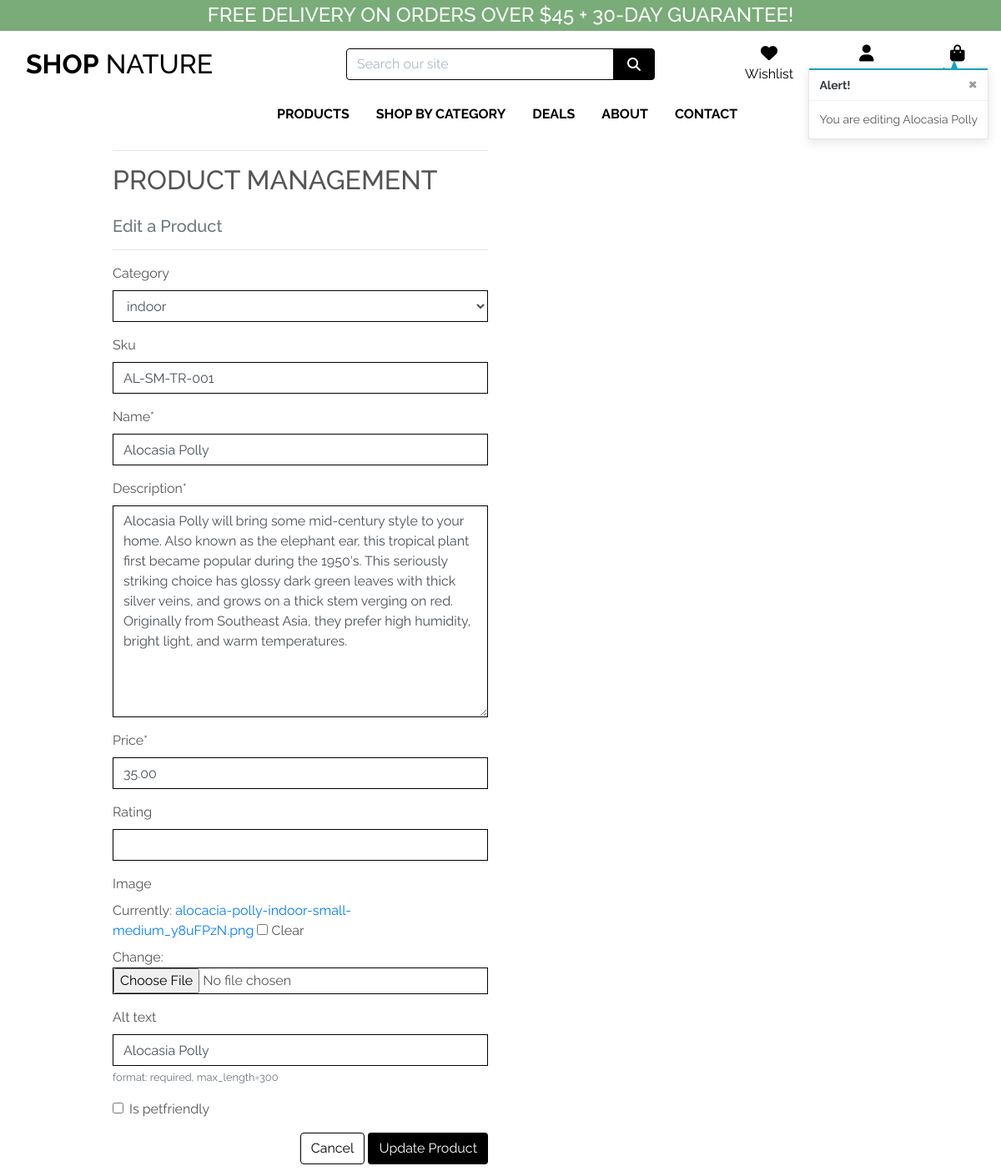
Before: /products/edit/1/ (signed in) with the older database file.
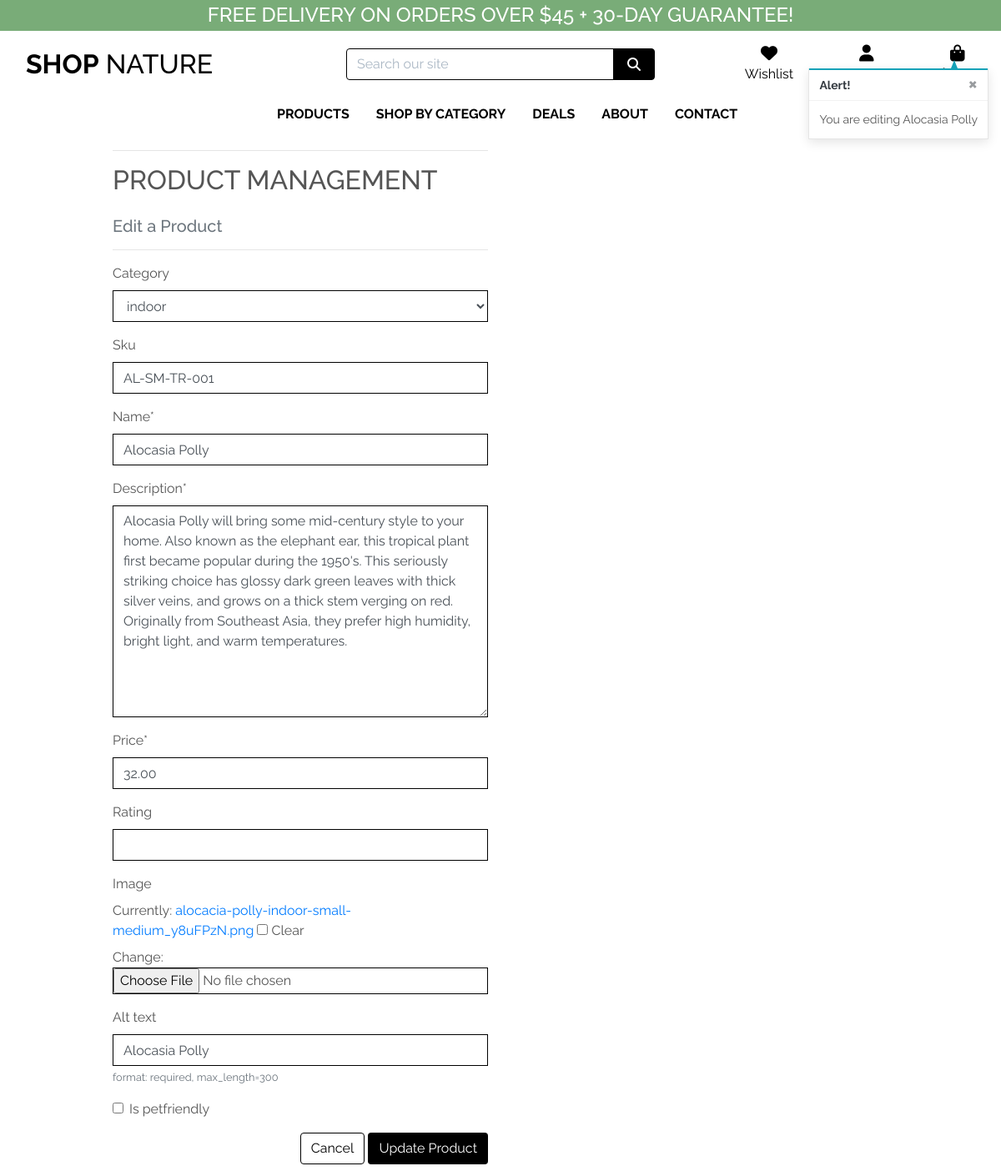
After: the same page with the newer database file.
### products/models.py (models this page shows, shortened)
class Product(models.Model):
    category = models.ForeignKey(
        'Category', null=True, blank=True, on_delete=models.CASCADE)
    sku = models.CharField(max_length=254, null=True, blank=True)
    name = models.CharField(max_length=254)
    description = models.TextField()
    price = models.DecimalField(max_digits=6, decimal_places=2)
    rating = models.DecimalField(
        max_digits=6, decimal_places=2, null=True, blank=True)
    image = models.ImageField(null=True, blank=True)
    alt = models.CharField(
        max_length=300,
        null=True,
        blank=True,
        unique=False,
        verbose_name='Alt text',
        help_text='format: required, max_length=300'
    )
    is_petfriendly = models.BooleanField()

### products/views.py (the view)
# urls.py: path('edit/<int:product_id>/', views.edit_product, name='edit_product'),
@login_required
def edit_product(request, product_id):
    if not request.user.is_superuser:
        messages.error(request, 'Sorry, only store owners can do that.')
        return redirect(reverse('home'))
    product = get_object_or_404(Product, pk=product_id)
    if request.method == 'POST':
        form = ProductForm(request.POST, request.FILES, instance=product)
        if form.is_valid():
            form.save()
            messages.success(request, 'Successfully updated product!')
            return redirect(reverse('product_detail', args=[product.id]))
        else:
            messages.error(request, 'Failed to update product. Please ensure the form is valid.')
    else:
        form = ProductForm(instance=product)
        messages.info(request, f'You are editing {product.name}')
    template = 'products/edit_product.html'
    context = {
        'form': form,
        'product': product,
    }
    return render(request, template, context)

### products/forms.py
class ProductForm(forms.ModelForm):
    class Meta:
        model = Product
        fields = '__all__'
    def __init__(self, *args, **kwargs):
        super().__init__(*args, **kwargs)
        categories = Category.objects.all()
        friendly_names = [(c.id, c.get_friendly_name()) for c in categories]
        self.fields['category'].choices = friendly_names
        for field_name, field in self.fields.items():
            field.widget.attrs['class'] = 'border-black rounded-0'

### products/models.py (called while the page is built)
    def get_friendly_name(self):
        return self.friendly_name

### products/templates/products/edit_product.html (shortened to what this page needs)
{% extends "base.html" %}
{% load static %}
{% block page_header %}
<div class="container header-container">
</div>
{% endblock %}
{% block content %}
<div class="overlay"></div>
<div class="container">
    <div class="row">
        <div class="col-12 col-md-6">
            <hr>
            <h2 class="logo-font mb-4">Product Management</h2>
            <h5 class="text-muted">Edit a Product</h5>
            <hr>
        </div>
    </div>
    <div class="row">
        <div class="col-12 col-md-6">
            <form method="POST" action="{% url 'edit_product' product.id %}" class="form mb-2"
                enctype="multipart/form-data">
                {{ form | crispy }}
                <div class="text-right">
                    <a class="btn btn-outline-black rounded-2" href="{% url 'products' %}">Cancel</a>
                    <button class="btn btn-black rounded-2" type="submit">Update Product</button>
                </div>
            </form>
        </div>
    </div>
</div>
{% endblock %}

Changed rows visible on the page:
changed Product "indoor": price "35.00" → "32.00"
